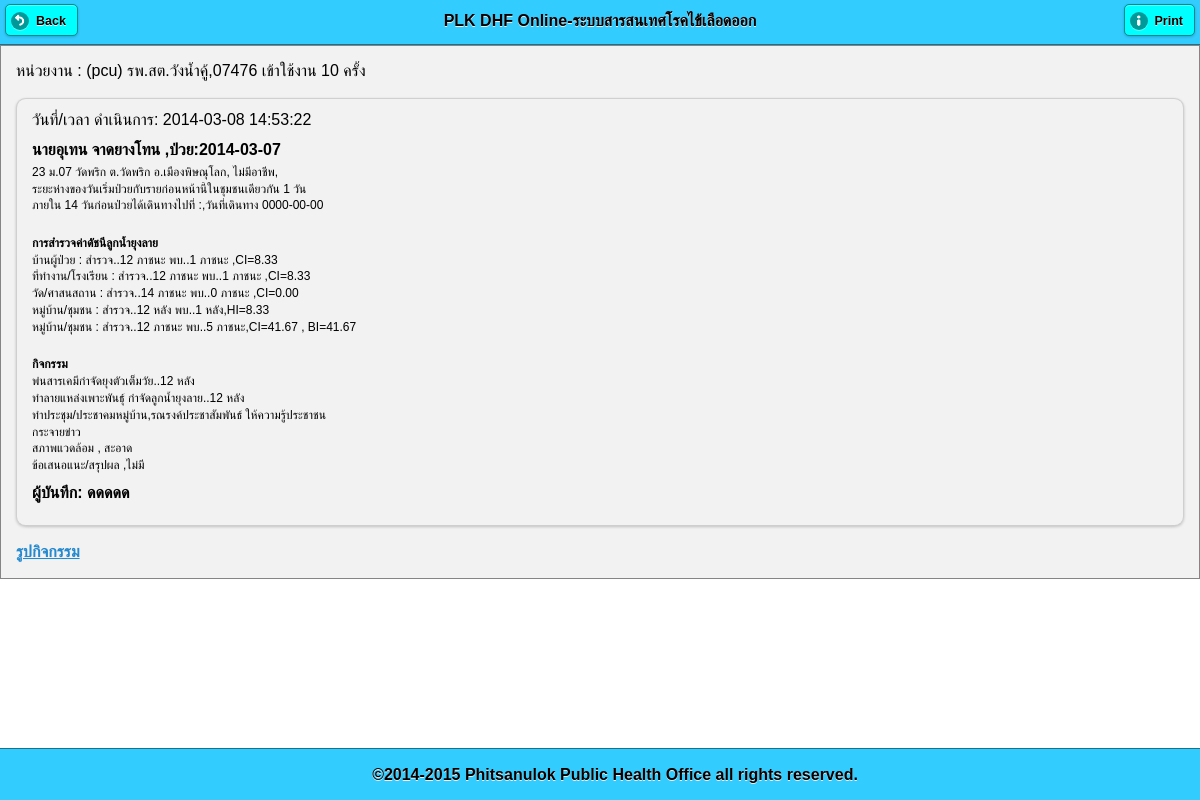
/pt_info_home.php?pid=1125114030823333333&id=5 (signed in), run on the app's committed database.
### tables this page shows
CREATE TABLE `patient_home` (
  `id` int(11) NOT NULL auto_increment,
  `pid` varchar(255) NOT NULL,
  `datetime_do` datetime NOT NULL default '0000-00-00 00:00:00',
  `lat` varchar(25) default NULL,
  `lng` varchar(25) default NULL,
  `occupat` varchar(255) default NULL,
  `school_workplace` varchar(255) default NULL,
  `date_ill_diff` varchar(11) default NULL,
  `travel_to` varchar(255) default NULL,
  `date_travel` date default NULL,
  `s1` varchar(255) default NULL,
  `f1` varchar(255) default NULL,
  `ci1` varchar(255) default NULL,
  `s2` varchar(255) default NULL,
  `f2` varchar(255) default NULL,
  `ci2` varchar(255) default NULL,
  `s3` varchar(255) default NULL,
  `f3` varchar(255) default NULL,
  `ci3` varchar(255) default NULL,
  `s4` varchar(255) default NULL,
  `f4` varchar(255) default NULL,
  `hi` varchar(255) default NULL,
  `s5` varchar(255) default NULL,
  `f5` varchar(255) default NULL,
  `ci` varchar(255) default NULL,
  `bi` varchar(255) default NULL,
  `chk_spray` varchar(255) default NULL,
  `num_spray_home` varchar(255) default NULL,
  `chk_destroy` varchar(255) default NULL,
  `num_destroy_home` varchar(255) default NULL,
  `chk_meeting` varchar(255) default NULL,
  `chk_campaign` varchar(255) default NULL,
  `chk_other` varchar(255) default NULL,
  `note_other` varchar(255) default NULL,
  `note_env` varchar(255) default NULL,
  `note_sum` varchar(255) default NULL,
  `reporter` varchar(255) default NULL,
  `img_act` varchar(255) default NULL,
  PRIMARY KEY  (`id`)
);

CREATE TABLE `patient_hos` (
  `pid` varchar(100) NOT NULL default '',
  `datetime_send` datetime default NULL,
  `office_own` varchar(5) default NULL,
  `user_own` varchar(50) default NULL,
  `hn` varchar(100) default NULL,
  `prename` varchar(100) default NULL,
  `sex` varchar(25) default NULL,
  `name` varchar(100) default NULL,
  `lname` varchar(100) default NULL,
  `cid` varchar(100) default NULL,
  `bdate` date default NULL,
  `agey` varchar(100) default NULL,
  `agem` varchar(100) default NULL,
  `pt_tel` varchar(100) default NULL,
  `family` varchar(255) default NULL,
  `occupat` varchar(100) default NULL,
  `school_workplace` varchar(255) default NULL,
  `code506` varchar(100) default NULL,
  `icd10` varchar(100) default NULL,
  `pt_type` varchar(100) default NULL,
  `doctor` varchar(100) default NULL,
  `date_dx` date default NULL,
  `time_dx` time default NULL,
  `date_ill` date default NULL,
  `date_found` date default NULL,
  `pt_status` varchar(100) default NULL,
  `symtom` varchar(255) default NULL,
  `refer_from` varchar(255) default NULL,
  `date_refer` date default NULL,
  `amp` varchar(4) default NULL,
  `tmb` varchar(6) default NULL,
  `moo` varchar(8) default NULL,
  `road` varchar(100) default NULL,
  `addr` varchar(100) default NULL,
  `soi` varchar(100) default NULL,
  `villa` varchar(100) default NULL,
  `lab_wbc` varchar(100) default NULL,
  `note_text` varchar(255) default NULL,
  `lab_plt` varchar(100) default NULL,
  `lab_hct1` varchar(100) default NULL,
  `lab_hct2` varchar(100) default NULL,
  `lab_hct_diff` varchar(100) default NULL,
  `lab_tt` varchar(100) default NULL,
  `send_to_amp` varchar(4) default NULL,
  `sender` varchar(255) default NULL,
  `img_pt` varchar(255) default NULL,
  `send_back_by` varchar(25) default NULL,
  PRIMARY KEY  (`pid`)
);

### pt_info_home.php (the view, shortened to what this page needs)
<!DOCTYPE html>
<html>
    <head>
        <?php require 'lib.php'; ?>
    </head>
    <body>
        <?php
        $sql = "SELECT  CONCAT(pt.prename,pt.`name`,' ',pt.lname) as fullname,pt.date_ill,
CONCAT(pt.addr,' ม.',SUBSTR(pt.moo,7,2),'  ',moo.`name`,'  ต.',tmb.`name`,'  อ.',amp.`name`) as address,
ph.*
from patient_home ph
LEFT JOIN patient_hos pt on pt.pid = ph.pid
LEFT JOIN moo moo on moo.`code` = pt.moo
LEFT JOIN tmb tmb on tmb.`code`=pt.tmb
LEFT JOIN amp amp on amp.`code` = pt.amp
where ph.pid='$_GET[pid]' and ph.id=$_GET[id]";
        $result = mysql_query($sql);
        $row = mysql_fetch_array($result);
        ?>
        <div data-role="page" id="page-1">
            <div data-role="header" data-position="fixed" data-theme="f">
                <a href="pt_info.php?pid=<?= $_GET[pid] ?>" rel="external"  data-icon="back">Back</a>
                <?php require 'txt_head.php'; ?>
                <a href="#" rel="external" onclick=" window.print();" data-icon="info">Print</a>
            </div>
            <div data-role="content" data-theme="f">
                <?php require 'office_title.php'; ?>
                <ul data-role="listview" data-inset="true">
                    <li data-role="fieldcontain">
                        วันที่/เวลา ดำเนินการ: <?= $row[datetime_do] ?>
                        <h3><?= $row[fullname] ?>  ,ป่วย:<?= $row[date_ill] ?></h3>
                        <p><?= $row[address] ?>, <?= $row[occupat] ?>,<?= $row[school_workplace] ?></p>
                        <p>
                            <?php
                            if (!empty($row[date_ill_diff])) {
                                echo "ระยะห่างของวันเริ่มป่วยกับรายก่อนหน้านี้ในชุมชนเดียวกัน $row[date_ill_diff] วัน";
                            }
                            ?>
                        </p>
                        <p>
                            ภายใน 14 วันก่อนป่วยได้เดินทางไปที่ :<?= $row[travel_to] ?>,วันที่เดินทาง <?= $row[date_travel] ?>
                        </p>
                        <br>
                        <p><b>การสำรวจค่าดัชนีลูกน้ำยุงลาย</b></p>
                        <p>บ้านผู้ป่วย : สำรวจ..<?= $row[s1] ?> ภาชนะ พบ..<?= $row[f1] ?> ภาชนะ ,CI=<?= $row[ci1] ?></p>
                        <p>ที่ทำงาน/โรงเรียน : สำรวจ..<?= $row[s2] ?> ภาชนะ พบ..<?= $row[f2] ?> ภาชนะ ,CI=<?= $row[ci2] ?></p>
                        <p>วัด/ศาสนสถาน : สำรวจ..<?= $row[s3] ?> ภาชนะ พบ..<?= $row[f3] ?> ภาชนะ ,CI=<?= $row[ci3] ?></p>
                        <p>หมู่บ้าน/ชุมชน : สำรวจ..<?= $row[s4] ?> หลัง พบ..<?= $row[f4] ?> หลัง,HI=<?= $row[hi] ?></p>
                        <p>หมู่บ้าน/ชุมชน : สำรวจ..<?= $row[s5] ?> ภาชนะ พบ..<?= $row[f5] ?> ภาชนะ,CI=<?= $row[ci] ?> , BI=<?= $row[bi] ?></p>
                        <br>
                        <p><b>กิจกรรม</b></p>
                        <p>พ่นสารเคมีกำจัดยุงตัวเต็มวัย..<?= $row[num_spray_home] ?> หลัง</p>
                        <p>ทำลายแหล่งเพาะพันธุ์ กำจัดลูกน้ำยุงลาย..<?= $row[num_destroy_home] ?> หลัง</p>
                        <p>
                            <?php
                            if (!empty($row[chk_meeting])) {
                                echo "ทำประชุม/ประชาคมหมู่บ้าน";
                            }
                            echo ",";
                            if (!empty($row[chk_campaign])) {
                                echo "รณรงค์ประชาสัมพันธ์ ให้ความรู้ประชาชน";
                            }
                            ?>
                        </p>
                        <p><?= $row[note_other] ?></p>
                        <p>สภาพแวดล้อม , <?= nl2br($row[note_env]); ?></p>
                        <p>ข้อเสนอแนะ/สรุปผล ,<?= nl2br($row[note_sum]); ?></p>
                        <h3> ผู้บันทึก: <?= $row[reporter] ?></h3>
                    </li>
                </ul>
                <a href="img_hm/<?= $row[img_act] ?>" target="_blank">รูปกิจกรรม</a>
            </div>
            <div data-role="footer" data-position="fixed" data-theme="f"  class="ui-bar" >
                <?php require 'txt_foot.php'; ?>
            </div>
        </div>
    </body>
</html>

### themes/theme.css (style rules this page uses)
html { font-size: 100%; }
body, input, select, textarea, button, .ui-btn { font-size: 1em; line-height: 1.3; font-family: sans-serif ; }
.ui-field-contain { border-bottom-color: #828282; border-bottom-color: rgba(0,0,0,.15); border-bottom-width: 1px; border-bottom-style: solid; }
.ui-btn, label.ui-btn { font-weight: bold; border-width: 1px; border-style: solid; }
.ui-btn:link { text-decoration: none !important; }
.ui-corner-all { -webkit-border-radius: .6em ; border-radius: .6em ; }
.ui-btn-corner-all, .ui-btn.ui-corner-all, .ui-slider-track.ui-corner-all, .ui-flipswitch.ui-corner-all, .ui-li-count { -webkit-border-radius: .3125em ; border-radius: .3125em ; }
.ui-btn-corner-all, .ui-corner-all { -webkit-background-clip: padding; background-clip: padding-box; }
.ui-shadow { -webkit-box-shadow: 0 1px 3px rgba(0,0,0,.2) ; -moz-box-shadow: 0 1px 3px rgba(0,0,0,.2) ; box-shadow: 0 1px 3px rgba(0,0,0,.2) ; }
.ui-btn-icon-left:after, .ui-btn-icon-right:after, .ui-btn-icon-top:after, .ui-btn-icon-bottom:after, .ui-btn-icon-notext:after { background-color: #666666 ; background-color: rgba(0,0,0,.3) ; background-position: center center; background-repeat: no-repeat; -webkit-border-radius: 1em; border-radius: 1em; }
.ui-overlay-c, .ui-page-theme-c, .ui-page-theme-c .ui-panel-wrapper { background: #f9f9f9 ; border-color: #bbbbbb ; color: #333333 ; text-shadow: 0 1px 0 #f3f3f3 ; }
.ui-body-c, .ui-page-theme-c .ui-body-inherit, html .ui-bar-c .ui-body-inherit, html .ui-body-c .ui-body-inherit, html body .ui-group-theme-c .ui-body-inherit, html .ui-panel-page-container-c { background: #ffffff ; border-color: #dddddd ; color: #333333 ; text-shadow: 0 1px 0 #f3f3f3 ; }
.ui-body-c { border-width: 1px; border-style: solid; }
.ui-page-theme-c a, html .ui-bar-c a, html .ui-body-c a, html body .ui-group-theme-c a { color: #3388cc ; font-weight: bold; }
.ui-page-theme-c .ui-btn, html .ui-bar-c .ui-btn, html .ui-body-c .ui-btn, html body .ui-group-theme-c .ui-btn, html head + body .ui-btn.ui-btn-c, .ui-page-theme-c .ui-btn:visited, html .ui-bar-c .ui-btn:visited, html .ui-body-c .ui-btn:visited, html body .ui-group-theme-c .ui-btn:visited, html head + body .ui-btn.ui-btn-c:visited { background: #f6f6f6 ; border-color: #dddddd ; color: #333333 ; text-shadow: 0 1px 0 #f3f3f3 ; }
.ui-bar-f, .ui-page-theme-f .ui-bar-inherit, html .ui-bar-f .ui-bar-inherit, html .ui-body-f .ui-bar-inherit, html body .ui-group-theme-f .ui-bar-inherit { background: #33ccff ; border-color: #1c708c ; color: #000000 ; text-shadow: 0 1px 0 #eeeeee ; font-weight: bold; }
.ui-bar-f { border-width: 1px; border-style: solid; }
.ui-body-f, .ui-page-theme-f .ui-body-inherit, html .ui-bar-f .ui-body-inherit, html .ui-body-f .ui-body-inherit, html body .ui-group-theme-f .ui-body-inherit, html .ui-panel-page-container-f { background: #f2f2f2 ; border-color: #858585 ; color: #000000 ; text-shadow: 0 1px 0 #eeeeee ; }
.ui-body-f { border-width: 1px; border-style: solid; }
.ui-page-theme-f a, html .ui-bar-f a, html .ui-body-f a, html body .ui-group-theme-f a { color: #000000 ; font-weight: bold; }
.ui-page-theme-f .ui-btn, html .ui-bar-f .ui-btn, html .ui-body-f .ui-btn, html body .ui-group-theme-f .ui-btn, html head + body .ui-btn.ui-btn-f, .ui-page-theme-f .ui-btn:visited, html .ui-bar-f .ui-btn:visited, html .ui-body-f .ui-btn:visited, html body .ui-group-theme-f .ui-btn:visited, html head + body .ui-btn.ui-btn-f:visited { background: #00ffff ; border-color: #008c8c ; color: #000000 ; text-shadow: 0 1px 0 #eeeeee ; }

### data on the page
patient_home: datetime_do "2014-03-08 14:53:22", patient_hos.date_ill "2014-03-07", occupat "ไม่มีอาชีพ", date_ill_diff "1", date_travel "0000-00-00", s1 "12", f1 "1", ci1 "8.33", s2 "12", f2 "1", ci2 "8.33", s3 "14", f3 "0", ci3 "0.00", s4 "12", f4 "1", hi "8.33", s5 "12", f5 "5", ci "41.67", bi "41.67", num_spray_home "12", num_destroy_home "12", note_other "กระจายข่าว", note_env "สะอาด", note_sum "ไม่มี", reporter "ดดดดด"

### other printed values
$_SESSION[login_level] "pcu"
$_SESSION[login_off_name] "รพ.สต.วังน้ำคู้"
$_SESSION[login_pcucode] "07476"
$_SESSION[login_count] "10"
$row[fullname] "นายอุเทน จาดยางโทน"
$row[address] "23 ม.07 วัดพริก ต.วัดพริก อ.เมืองพิษณุโลก"
